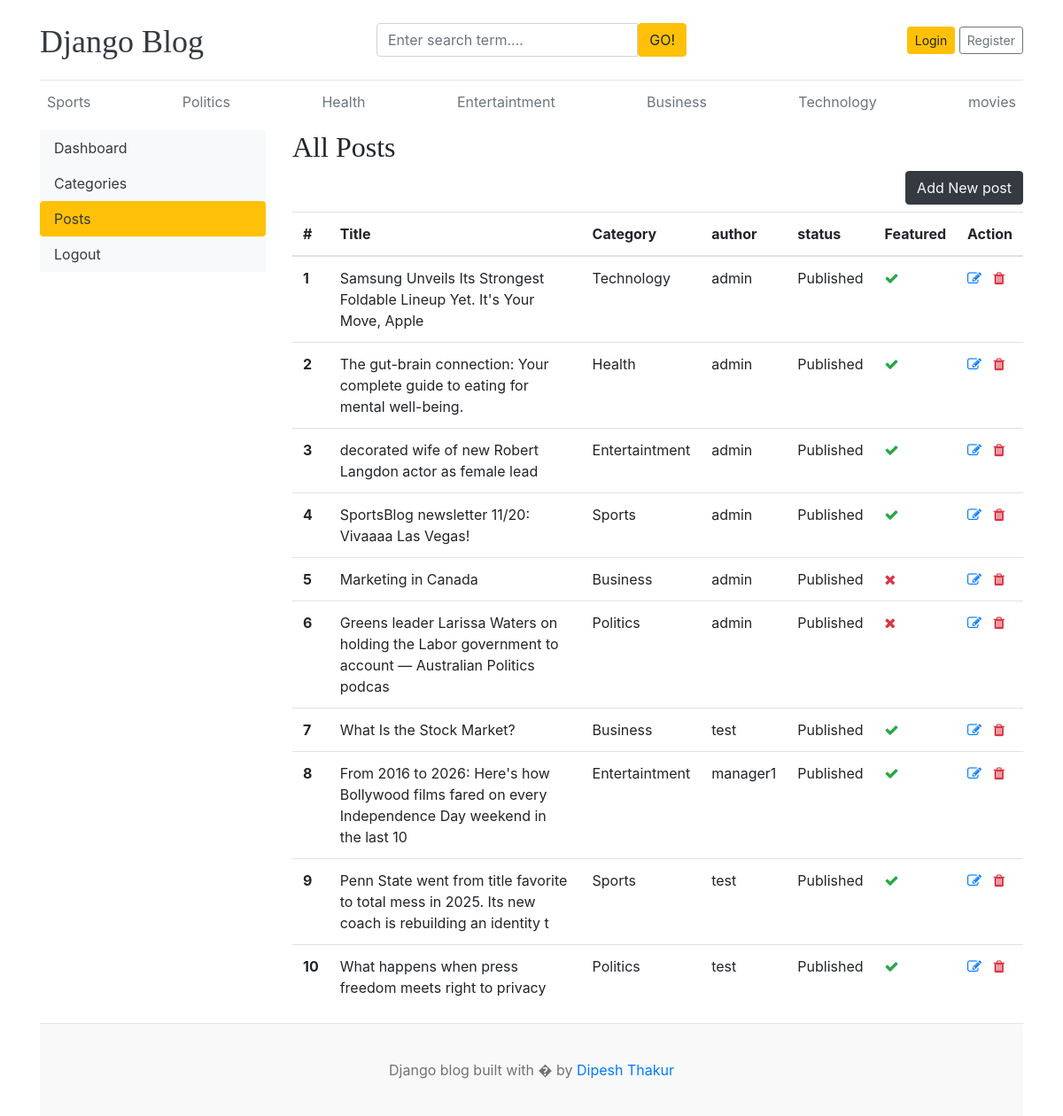
The app's page /dashboard/posts/ with its own data.
### blogs/models.py (models this page shows, shortened)
class Category(models.Model):
    category_name = models.CharField(max_length=50, unique=True)
    created_at = models.DateTimeField(auto_now_add = True)
    updated_at = models.DateTimeField(auto_now=True)
    class Meta:
        verbose_name_plural = "categories"  #admin panel ma correct speing aau x prural ma
    def __str__(self):
        return self.category_name

class Blogs(models.Model):
    title = models.CharField(max_length=100)
    slug = models.SlugField(max_length=200, unique=True, blank=True)
    Category = models.ForeignKey(Category,on_delete=models.CASCADE)
    author= models.ForeignKey(User, on_delete=models.CASCADE)
    featured_image = models. ImageField(upload_to= 'uploads/%y/%m/%d')
    short_description = models.TextField(max_length=2000)
    blog_body = models.TextField (max_length= 3000)
    status= models.CharField( max_length=50, choices= STATUS_CHOICES, default="Draft")
    is_featured = models.BooleanField(default=False)
    created_at = models.DateTimeField(auto_now_add=True)
    updated_at = models.DateTimeField(auto_now= True)
    class Meta:
            verbose_name_plural = "Blogs"  #admin panel ma correct speing aau x prural ma

### dashboards/views.py (the view)
# urls.py: path('posts/', views.posts, name='posts'),
def posts(request):
    posts= Blogs.objects.all()
    context={
        'posts': posts,
    }
    return render(request, 'dashboard/posts.html', context)

### blogs/context_processor.py (called while the page is built)
def get_categories(request):
    categories = Category.objects.all()
    return dict(categories= categories)

def get_social_links(request):
    social_links = SocialLink.objects.all()
    return dict(social_links = social_links)

### templates/dashboard/posts.html (shortened to what this page needs)
{% extends "base.html" %}
{% block content %}
 <div class="row">
    {% include 'dashboard/sidebar.html' %}
     <div class="col-md-9">
        <h2>All Posts</h2>
        <a href="{% url 'add_post' %}" class="btn btn-dark text-light float-right mb-2"> Add New post</a>
        <table class="table table-hover add_categproed">
            <thead>
                <tr>
                    <th>#</th>
                    <th>Title</th>
                    <th>Category </th>
                    <th>author</th>
                    <th> status</th>
                    <th> Featured</th>
                    <th>Action</th>
                </tr>
            </thead>
            <tbody>
                {% for post in posts %}
                    <tr>
                        <th> {{ forloop.counter}} </th>
                            <td>{{post.title}} </td>
                            <td>{{post.Category}}</td>
                            <td> {{post.author}} </td>
                            <td> {{post.status}} </td>
                            <td> {% if post.is_featured %} <i class="fa fa-check text-success"></i> {% else %} <i class="fa fa-times text-danger"></i> {% endif %} </td>
                            <td>
                                <a href=" {% url 'edit_post' post.id %} "> <i class="fa fa-edit text-primary"></i> </a>
                                 <form action=" {% url 'delete_post' post.id %}  "
                                    method="POST"
                                    style="display:inline;"
                                    onsubmit="return confirm('Delete this Post?');">
                                    <button type="submit" style="border:none;background:none;padding:0;">
                                        <i class="fa fa-trash text-danger"></i>
                                    </button>
                                </form>
                            </td>
                    </tr>
                {% endfor %}
            </tbody>
        </table>
     </div>
</div>
{% endblock %}

### templates/base.html (shortened to what this page needs)
{% load static %}
<!DOCTYPE html>
<html lang="en">
<head>
    <link rel="stylesheet" href="https://cdn.jsdelivr.net/npm/bootstrap@4.6.2/dist/css/bootstrap.min.css">
    <link href="{% static 'css/blog.css' %}" rel="stylesheet">
    <link rel="stylesheet" href="https://cdnjs.cloudflare.com/ajax/libs/font-awesome/4.7.0/css/font-awesome.min.css">
  </head>
<body>
    <div class="container">
      <header class="blog-header py-3">
        <div class="row flex-nowrap justify-content-between align-items-center">
          <div class="col-4 pt-1">
            <a class="blog-header-logo text-dark" href="/">Django Blog</a>
          </div>
          <div class="col-4">
            <form action="{% url  'search' %}" method="GET">
              <div class="input-group" >
                <input class="form-control" type="text" name="keyword" value="{{keyword}}" placeholder="Enter search term...." aria-label="Enter search term...">
                <button type="submit" class="btn btn-warning" id='button-search' type="button" >GO!</button>
              </div>
            </form>
          </div>
          <div class="col-4 d-flex justify-content-end align-items-center">
            {% if not user.is_authenticated %}
            <a class="btn btn-sm btn-warning" href=" {% url 'login' %} ">Login</a> &nbsp;
            <a class="btn btn-sm btn-outline-secondary" href=" {% url 'register' %} ">Register</a>
            {% else %}
            <span> <a href=" {% url 'dashboard' %} "> Dashboard </a> </span>
            &emsp;
            <span>  <a href=" {% url 'logout' %}  "> Logout </a> </span>
            {% endif %}
          </div>
        </div>
      </header>
      <div class="nav-scroller py-1 mb-2">
        <nav class="nav d-flex justify-content-between">
          {% for category in categories  %}
          <a class="p-2 text-muted" href="{% url  'posts_by_category' category.id %}">{{category.category_name}}</a>
          {% endfor %}
        </nav>
      </div>
{% block content %}
{% endblock %}
<footer class="blog-footer">
  <p>Django blog built with � by <a href="#">Dipesh Thakur</a></p>
</footer>

### blog_main/static/css/blog.css (style rules this page uses)
.blog-header { border-bottom: 1px solid #e5e5e5; }
.blog-header-logo { font-family: "Playfair Display", Georgia, "Times New Roman", serif; font-size: 2.25rem; }
h1, h2, h3, h4, h5, h6 { font-family: "Playfair Display", Georgia, "Times New Roman", serif; }
.blog-footer { padding: 2.5rem 0; color: #727272; text-align: center; background-color: #f9f9f9; border-top: .05rem solid #e5e5e5; }
.blog-footer p:last-child { margin-bottom: 0; }

### records on screen
Category: category_name "Sports"
Category: category_name "Politics"
Category: category_name "Health"
Category: category_name "Entertaintment"
Category: category_name "Business"
Category: category_name "Technology"
Category: category_name "movies"
Blogs: title "Samsung Unveils Its Strongest Foldable Lineup Yet. It's Your Move, Apple", Category "Technology", author "admin", status "Published", is_featured True (drawn)
Blogs: title "The gut-brain connection: Your complete guide to eating for mental well-being.", Category "Health", author "admin", status "Published", is_featured True (drawn)
Blogs: title "decorated wife of new Robert Langdon actor as female lead", Category "Entertaintment", author "admin", status "Published", is_featured True (drawn)
Blogs: title "SportsBlog newsletter 11/20: Vivaaaa Las Vegas!", Category "Sports", author "admin", status "Published", is_featured True (drawn)
Blogs: title "Marketing in Canada", Category "Business", author "admin", status "Published", is_featured False (drawn)
Blogs: title "Greens leader Larissa Waters on holding the Labor government to account — Australian Politics podcas", Category "Politics", author "admin", status "Published", is_featured False (drawn)
Blogs: title "What Is the Stock Market?", Category "Business", author "test", status "Published", is_featured True (drawn)
Blogs: title "From 2016 to 2026: Here's how Bollywood films fared on every Independence Day weekend in the last 10", Category "Entertaintment", author "manager1", status "Published", is_featured True (drawn)
Blogs: title "Penn State went from title favorite to total mess in 2025. Its new coach is rebuilding an identity t", Category "Sports", author "test", status "Published", is_featured True (drawn)
Blogs: title "What happens when press freedom meets right to privacy", Category "Politics", author "test", status "Published", is_featured True (drawn)
